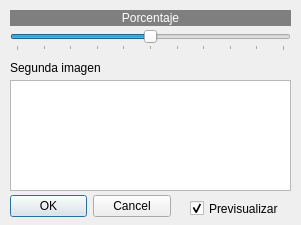
<?xml version="1.0" encoding="UTF-8"?>
<ui version="4.0">
 <class>mediaponderada</class>
 <widget class="QDialog" name="mediaponderada">
  <property name="geometry">
   <rect>
    <x>0</x>
    <y>0</y>
    <width>301</width>
    <height>225</height>
   </rect>
  </property>
  <property name="minimumSize">
   <size>
    <width>301</width>
    <height>225</height>
   </size>
  </property>
  <property name="maximumSize">
   <size>
    <width>301</width>
    <height>225</height>
   </size>
  </property>
  <property name="windowTitle">
   <string>Media ponderada...</string>
  </property>
  <property name="windowIcon">
   <iconset resource="recursos.qrc">
    <normaloff>:/imagenes/icono.png</normaloff>:/imagenes/icono.png</iconset>
  </property>
  <property name="modal">
   <bool>true</bool>
  </property>
  <widget class="QDialogButtonBox" name="buttonBox">
   <property name="geometry">
    <rect>
     <x>10</x>
     <y>190</y>
     <width>161</width>
     <height>32</height>
    </rect>
   </property>
   <property name="orientation">
    <enum>Qt::Horizontal</enum>
   </property>
   <property name="standardButtons">
    <set>QDialogButtonBox::Cancel|QDialogButtonBox::Ok</set>
   </property>
  </widget>
  <widget class="QListWidget" name="listWidget">
   <property name="geometry">
    <rect>
     <x>10</x>
     <y>80</y>
     <width>281</width>
     <height>111</height>
    </rect>
   </property>
   <property name="alternatingRowColors">
    <bool>false</bool>
   </property>
   <property name="viewMode">
    <enum>QListView::ListMode</enum>
   </property>
   <property name="currentRow">
    <number>-1</number>
   </property>
  </widget>
  <widget class="QCheckBox" name="checkBox">
   <property name="geometry">
    <rect>
     <x>190</x>
     <y>200</y>
     <width>101</width>
     <height>17</height>
    </rect>
   </property>
   <property name="text">
    <string>Previsualizar</string>
   </property>
   <property name="checked">
    <bool>true</bool>
   </property>
  </widget>
  <widget class="QLabel" name="label">
   <property name="geometry">
    <rect>
     <x>10</x>
     <y>60</y>
     <width>111</width>
     <height>16</height>
    </rect>
   </property>
   <property name="text">
    <string>Segunda imagen</string>
   </property>
  </widget>
  <widget class="QLabel" name="label_2">
   <property name="geometry">
    <rect>
     <x>10</x>
     <y>10</y>
     <width>281</width>
     <height>16</height>
    </rect>
   </property>
   <property name="styleSheet">
    <string notr="true">background-color: rgb(127, 127, 127);
color: rgb(255, 255, 255);</string>
   </property>
   <property name="text">
    <string>Porcentaje</string>
   </property>
   <property name="alignment">
    <set>Qt::AlignCenter</set>
   </property>
  </widget>
  <widget class="QSlider" name="horizontalSlider">
   <property name="geometry">
    <rect>
     <x>10</x>
     <y>30</y>
     <width>281</width>
     <height>21</height>
    </rect>
   </property>
   <property name="maximum">
    <number>100</number>
   </property>
   <property name="value">
    <number>50</number>
   </property>
   <property name="orientation">
    <enum>Qt::Horizontal</enum>
   </property>
   <property name="tickPosition">
    <enum>QSlider::TicksBelow</enum>
   </property>
   <property name="tickInterval">
    <number>10</number>
   </property>
  </widget>
 </widget>
 <resources>
  <include location="recursos.qrc"/>
 </resources>
 <connections>
  <connection>
   <sender>buttonBox</sender>
   <signal>accepted()</signal>
   <receiver>mediaponderada</receiver>
   <slot>accept()</slot>
   <hints>
    <hint type="sourcelabel">
     <x>248</x>
     <y>254</y>
    </hint>
    <hint type="destinationlabel">
     <x>157</x>
     <y>274</y>
    </hint>
   </hints>
  </connection>
  <connection>
   <sender>buttonBox</sender>
   <signal>rejected()</signal>
   <receiver>mediaponderada</receiver>
   <slot>reject()</slot>
   <hints>
    <hint type="sourcelabel">
     <x>316</x>
     <y>260</y>
    </hint>
    <hint type="destinationlabel">
     <x>286</x>
     <y>274</y>
    </hint>
   </hints>
  </connection>
 </connections>
</ui>
